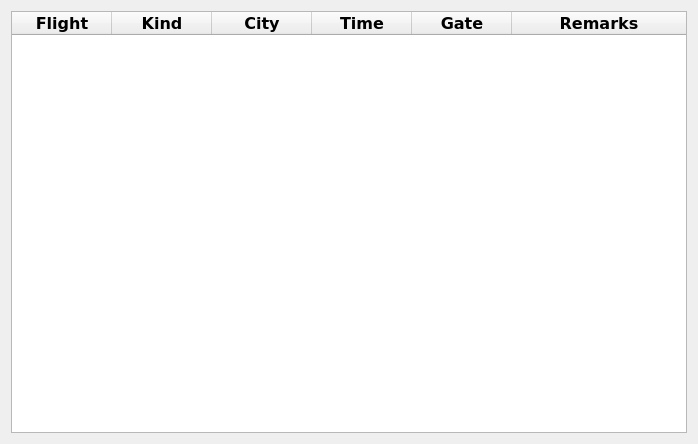
<?xml version="1.0" encoding="UTF-8"?>
<ui version="4.0">
 <class>Form</class>
 <widget class="QWidget" name="Form">
  <property name="geometry">
   <rect>
    <x>0</x>
    <y>0</y>
    <width>698</width>
    <height>444</height>
   </rect>
  </property>
  <property name="windowTitle">
   <string>Flight Display</string>
  </property>
  <layout class="QGridLayout" name="gridLayout">
   <item row="0" column="0">
    <widget class="QTableWidget" name="table">
     <property name="font">
      <font>
       <family>DejaVu Sans</family>
       <pointsize>12</pointsize>
       <weight>75</weight>
       <bold>true</bold>
      </font>
     </property>
     <attribute name="horizontalHeaderStretchLastSection">
      <bool>true</bool>
     </attribute>
     <column>
      <property name="text">
       <string>Flight</string>
      </property>
     </column>
     <column>
      <property name="text">
       <string>Kind</string>
      </property>
     </column>
     <column>
      <property name="text">
       <string>City</string>
      </property>
     </column>
     <column>
      <property name="text">
       <string>Time</string>
      </property>
     </column>
     <column>
      <property name="text">
       <string>Gate</string>
      </property>
     </column>
     <column>
      <property name="text">
       <string>Remarks</string>
      </property>
     </column>
    </widget>
   </item>
  </layout>
 </widget>
 <resources/>
 <connections/>
</ui>
